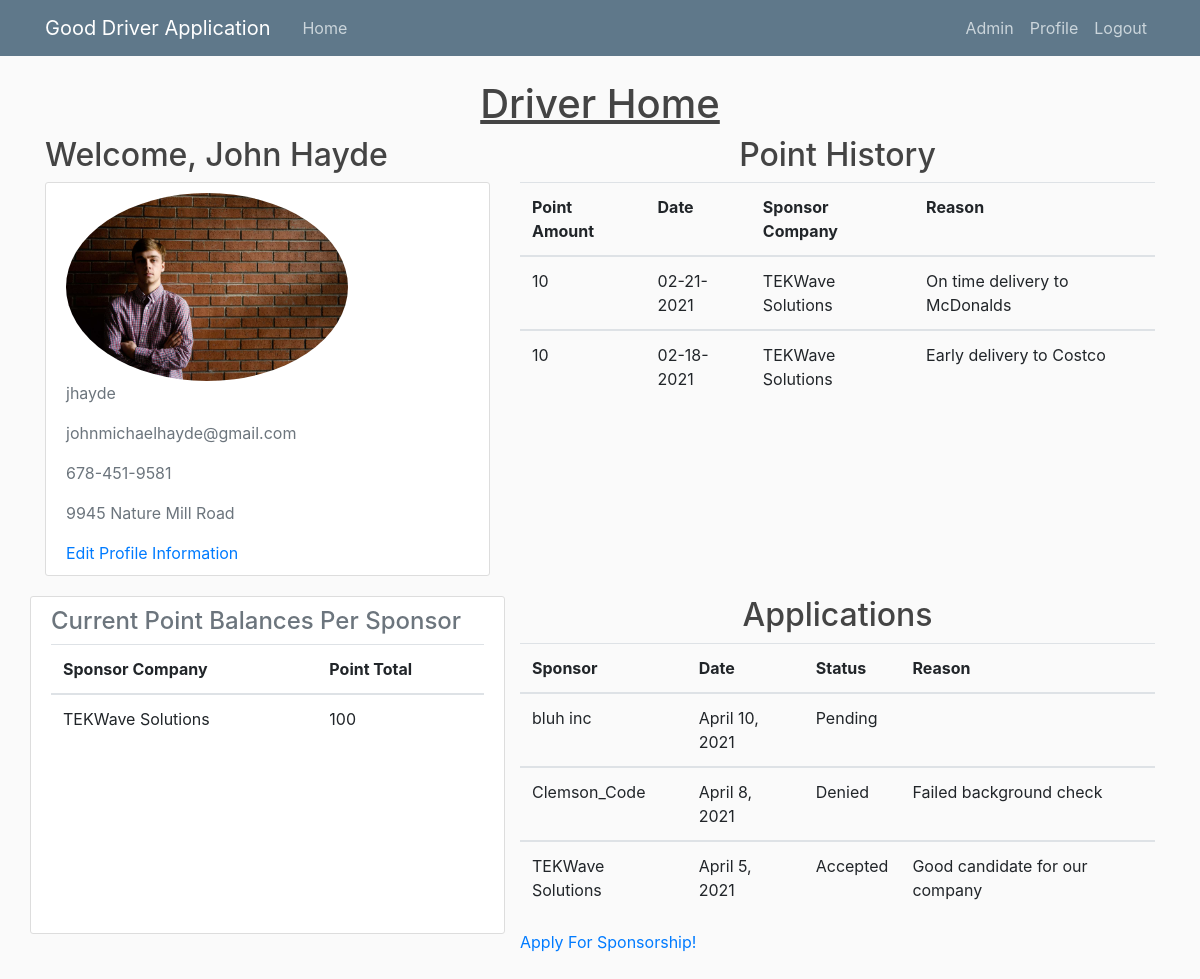
/driver_home/ (signed in), run on the app's committed database.
### users/models.py (models this page shows)
class Driver(models.Model):
	username = models.CharField(max_length=30)
	password = models.CharField(max_length=30)
	first_name = models.CharField(max_length=20)
	last_name = models.CharField(max_length=30)
	phone_num = models.CharField(max_length=15)
	email = models.CharField(max_length=30)
	address = models.CharField(max_length=50)
	points = models.IntegerField(default=0)
	sponsor = models.CharField(max_length=50, default = "")
	profile_photo = ResizedImageField(quality=50, default='default.jpg', upload_to='profile_photos')

class PointHist(models.Model):
	username = models.CharField(max_length=30)
	sponsor_username = models.CharField(max_length=30)
	sponsor_company = models.CharField(max_length=30, default="")
	date = models.CharField(max_length=30)
	points = models.IntegerField(default=0)
	reason = models.CharField(max_length=300)

class Sponsorship(models.Model):
	sponsor_company = models.CharField(max_length=30, default = "")
	sponsor_username = models.CharField(max_length=30, default = "")
	driver = models.CharField(max_length=30)
	driver_points = models.IntegerField(default=0)
	price_scalar = models.FloatField(default=1)

class Application(models.Model):
	driver = models.CharField(max_length=30)
	sponsor = models.CharField(max_length=30)
	sponsor_company = models.CharField(max_length=30, default="")
	date = models.DateField(auto_now_add=True)
	status = models.CharField(max_length=10)
	reason = models.CharField(max_length=300, default="")

### portal/views.py (the view)
# urls.py: path('driver_home/', views.driver_home, name='driver-home'),
def driver_home(request):
	user = request.user
	driver = driverGet(user)
	try:
		point_hist = PointHist.objects.filter(username=user.username)
	except PointHist.DoesNotExist:
		point_hist = None
	try:
		applications = Application.objects.filter(driver=user.username)
	except Application.DoesNotExist:
		applications = None
	try:
		sponsor_list = Sponsorship.objects.filter(driver=user.username)
	except Sponsorship.DoesNotExist:
		sponsor_list = None
	data = {
	'points' : driver.points,
	'point_hist' : point_hist,
	'first_name' : driver.first_name,
	'last_name' : driver.last_name,
	'phone_num' : driver.phone_num,
	'address' : driver.address,
	'profile_photo' : driver.profile_photo.url,
	'applications' : applications,
	'sponsor' : driver.sponsor,
	'sponsor_list' : sponsor_list,
	}
	return render(request, 'portal/driver_home.html', data)

### portal/views.py (called while the page is built)
def driverGet(user):
	gUser = GenericUser.objects.get(username=user.username)
	if(gUser.type == 'Driver'):
		return Driver.objects.get(username=user.username)
	elif(gUser.type == 'Sponsor'):
		return Driver.objects.get(username=Sponsor.objects.get(username=user.username).driver_vicarious)

### portal/templates/portal/driver_home.html
{% extends "portal/base.html" %}
{% load static %}
{% block content %}
	<div class="row">
		<div class="col-md-12 d-flex justify-content-center">
			<h1 style="text-decoration: underline;">Driver Home</h1>
		</div>
	</div>
	<div class="row">
		<div class="col-md-5">
			<h2 class="account-heading">Welcome, {{ first_name }} {{ last_name }}</h2>
			<div class="content-section">
				<div class="media-body">
					<img class="rounded-circle account-img" width="70%" height="auto" src="{{ profile_photo }}">
					<p class="text-secondary">{{ user.username }}</p>
					<p class="text-secondary">{{ user.email }}</p>
					<p class="text-secondary">{{ phone_num }}</p>
					<p class="text-secondary">{{ address }}</p>
					<a href="{% url 'update-info' %}">Edit Profile Information</a>
				</div>
			</div>
		</div>
		<div class="col-md-7">
			<h2 class="media-heading d-flex justify-content-center">Point History</h2>
			{% if point_hist %}
				<table class="table">
					<tr>
						<th scope="col">Point Amount</th>
						<th scope="col">Date</th>
						<th scope="col">Sponsor Company</th>
						<th scope="col">Reason</th>
					</tr>
					{% for item in point_hist reversed %}
						<tbody>
							<tr>
								<td>{{ item.points }}</td>
								<td>{{ item.date }}</td>
								<td>{{ item.sponsor_company }}</td>
								<td>{{ item.reason }}</td>
							</tr>
						</tbody>
					{% endfor %}
				</table>
			{% else %}
				<p class="text-secondary">No Point History To Display</p>
			{% endif %}
		</div>
	</div>
	<div class="row">
		<div class="col-md-5 content-section">
			<div class="media-heading">
				<h4 class="text-secondary">Current Point Balances Per Sponsor</h4>
				{% if sponsor_list %}
				<table class="table">
					<tr>
						<th scope="col">Sponsor Company</th>
						<th scope="col">Point Total</th>
					</tr>
					{% for sponsor in sponsor_list %}
						<tbody>
							<tr>
								<td>{{ sponsor.sponsor_company }}</td>
								<td>{{ sponsor.driver_points }}</td>
							</tr>
						</tbody>
					{% endfor %}
				</table>
				{% else %}
					<p>No sponsor point balances to display</p>
				{% endif %}
			</div>
		</div>
		<div class="col-md-7">
			<h2 class="media-heading d-flex justify-content-center">Applications</h2>
			{% if applications %}
				<table class="table">
					<tr>
						<th scope="col">Sponsor</th>
						<th scope="col">Date</th>
						<th scope="col">Status</th>
						<th scope="col">Reason</th>
					</tr>
					{% for item in applications reversed %}
						<tbody>
							<tr>
								<td>{{ item.sponsor_company }}</td>
								<td>{{ item.date }}</td>
								<td>{{ item.status }}</td>
								<td>{{ item.reason }}</td>
							</tr>
						</tbody>
					{% endfor %}
				</table>
			{% else %}
				<p class="text-secondary">No Applications To Display</p>
			{% endif %}
			<a href="{% url 'apply' %}">Apply For Sponsorship!</a>
		</div>
	</div>
{% endblock content%}

### portal/static/portal/main.css (style rules this page uses)
body { background: #fafafa; color: #333333; margin-top: 5rem; }
h1, h2, h3, h4, h5, h6 { color: #444444; }
.content-section { background: #ffffff; padding: 10px 20px; border: 1px solid #dddddd; border-radius: 3px; margin-bottom: 20px; }

### data on the page
Driver: first_name "John", last_name "Hayde", phone_num "678-451-9581", address "9945 Nature Mill Road"
PointHist: points "10", date "02-21-2021", sponsor_company "TEKWave Solutions", reason "On time delivery to McDonalds"
PointHist: points "10", date "02-18-2021", sponsor_company "TEKWave Solutions", reason "Early delivery to Costco"
Sponsorship: sponsor_company "TEKWave Solutions", driver_points "100"
Application: sponsor_company "bluh inc", date "April 10, 2021", status "Pending"
Application: sponsor_company "Clemson_Code", date "April 8, 2021", status "Denied", reason "Failed background check"
Application: sponsor_company "TEKWave Solutions", date "April 5, 2021", status "Accepted", reason "Good candidate for our company"

### other printed values
{{ user.username }} "jhayde"
{{ user.email }} "johnmichaelhayde@gmail.com"
